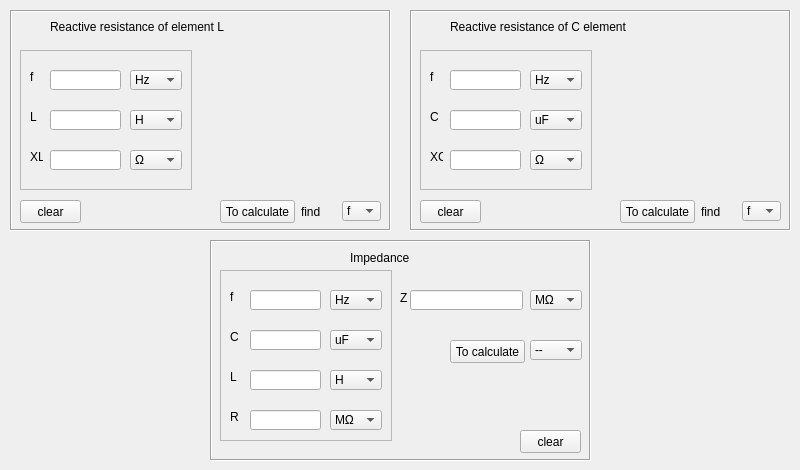
    <widget class="QWidget" name="tab_2">
     <attribute name="title">
      <string>AC</string>
     </attribute>
     <widget class="QFrame" name="frame_11">
      <property name="geometry">
       <rect>
        <x>210</x>
        <y>240</y>
        <width>381</width>
        <height>221</height>
       </rect>
      </property>
      <property name="frameShape">
       <enum>QFrame::Box</enum>
      </property>
      <property name="frameShadow">
       <enum>QFrame::Sunken</enum>
      </property>
      <widget class="QLabel" name="label_35">
       <property name="geometry">
        <rect>
         <x>140</x>
         <y>10</y>
         <width>131</width>
         <height>16</height>
        </rect>
       </property>
       <property name="text">
        <string>Impedance</string>
       </property>
      </widget>
      <widget class="QFrame" name="frame_12">
       <property name="geometry">
        <rect>
         <x>10</x>
         <y>30</y>
         <width>172</width>
         <height>171</height>
        </rect>
       </property>
       <property name="frameShape">
        <enum>QFrame::StyledPanel</enum>
       </property>
       <property name="frameShadow">
        <enum>QFrame::Raised</enum>
       </property>
       <widget class="QLabel" name="label_36">
        <property name="geometry">
         <rect>
          <x>10</x>
          <y>20</y>
          <width>13</width>
          <height>13</height>
         </rect>
        </property>
        <property name="text">
         <string>f</string>
        </property>
       </widget>
       <widget class="QLabel" name="label_37">
        <property name="geometry">
         <rect>
          <x>10</x>
          <y>100</y>
          <width>13</width>
          <height>13</height>
         </rect>
        </property>
        <property name="text">
         <string>L</string>
        </property>
       </widget>
       <widget class="QLineEdit" name="line_Zf">
        <property name="geometry">
         <rect>
          <x>30</x>
          <y>20</y>
          <width>71</width>
          <height>20</height>
         </rect>
        </property>
       </widget>
       <widget class="QComboBox" name="val_Zf">
        <property name="geometry">
         <rect>
          <x>110</x>
          <y>20</y>
          <width>52</width>
          <height>20</height>
         </rect>
        </property>
        <property name="currentIndex">
         <number>2</number>
        </property>
        <item>
         <property name="text">
          <string>MHz</string>
         </property>
        </item>
        <item>
         <property name="text">
          <string>kHz</string>
         </property>
        </item>
        <item>
         <property name="text">
          <string>Hz</string>
         </property>
        </item>
       </widget>
       <widget class="QLineEdit" name="line_ZC">
        <property name="geometry">
         <rect>
          <x>30</x>
          <y>60</y>
          <width>71</width>
          <height>20</height>
         </rect>
        </property>
       </widget>
       <widget class="QLabel" name="label_38">
        <property name="geometry">
         <rect>
          <x>10</x>
          <y>60</y>
          <width>13</width>
          <height>13</height>
         </rect>
        </property>
        <property name="text">
         <string>C</string>
        </property>
       </widget>
       <widget class="QLineEdit" name="line_ZL">
        <property name="geometry">
         <rect>
          <x>30</x>
          <y>100</y>
          <width>71</width>
          <height>20</height>
         </rect>
        </property>
       </widget>
       <widget class="QComboBox" name="val_Zr">
        <property name="geometry">
         <rect>
          <x>110</x>
          <y>140</y>
          <width>52</width>
          <height>20</height>
         </rect>
        </property>
        <property name="currentIndex">
         <number>0</number>
        </property>
        <item>
         <property name="text">
          <string>МΩ</string>
         </property>
        </item>
        <item>
         <property name="text">
          <string>kΩ</string>
         </property>
        </item>
        <item>
         <property name="text">
          <string>Ω</string>
         </property>
        </item>
        <item>
         <property name="text">
          <string>mΩ</string>
         </property>
        </item>
        <item>
         <property name="text">
          <string>uΩ</string>
         </property>
        </item>
       </widget>
       <widget class="QLineEdit" name="line_ZR">
        <property name="geometry">
         <rect>
          <x>30</x>
          <y>140</y>
          <width>71</width>
          <height>20</height>
         </rect>
        </property>
       </widget>
       <widget class="QLabel" name="label_39">
        <property name="geometry">
         <rect>
          <x>10</x>
          <y>140</y>
          <width>13</width>
          <height>13</height>
         </rect>
        </property>
        <property name="text">
         <string>R</string>
        </property>
       </widget>
       <widget class="QComboBox" name="val_Zc">
        <property name="geometry">
         <rect>
          <x>110</x>
          <y>60</y>
          <width>52</width>
          <height>20</height>
         </rect>
        </property>
        <property name="currentIndex">
         <number>2</number>
        </property>
        <item>
         <property name="text">
          <string>F</string>
         </property>
        </item>
        <item>
         <property name="text">
          <string>mF</string>
         </property>
        </item>
        <item>
         <property name="text">
          <string>uF</string>
         </property>
        </item>
        <item>
         <property name="text">
          <string>nF</string>
         </property>
        </item>
        <item>
         <property name="text">
          <string>pF</string>
         </property>
        </item>
       </widget>
       <widget class="QComboBox" name="val_Zl">
        <property name="geometry">
         <rect>
          <x>110</x>
          <y>100</y>
          <width>52</width>
          <height>20</height>
         </rect>
        </property>
        <property name="currentIndex">
         <number>0</number>
        </property>
        <item>
         <property name="text">
          <string>H</string>
         </property>
        </item>
        <item>
         <property name="text">
          <string>mH</string>
         </property>
        </item>
        <item>
         <property name="text">
          <string>uH</string>
         </property>
        </item>
       </widget>
      </widget>
      <widget class="QPushButton" name="bfind_Z">
       <property name="geometry">
        <rect>
         <x>240</x>
         <y>100</y>
         <width>75</width>
         <height>23</height>
        </rect>
       </property>
       <property name="text">
        <string>To calculate</string>
       </property>
      </widget>
      <widget class="QLineEdit" name="line_Z">
       <property name="geometry">
        <rect>
         <x>200</x>
         <y>50</y>
         <width>113</width>
         <height>20</height>
        </rect>
       </property>
      </widget>
      <widget class="QLabel" name="label_34">
       <property name="geometry">
        <rect>
         <x>190</x>
         <y>50</y>
         <width>16</width>
         <height>16</height>
        </rect>
       </property>
       <property name="text">
        <string>Z</string>
       </property>
      </widget>
      <widget class="QPushButton" name="c1_8">
       <property name="geometry">
        <rect>
         <x>310</x>
         <y>190</y>
         <width>61</width>
         <height>23</height>
        </rect>
       </property>
       <property name="text">
        <string>clear</string>
       </property>
      </widget>
      <widget class="QComboBox" name="pos_z">
       <property name="geometry">
        <rect>
         <x>320</x>
         <y>100</y>
         <width>52</width>
         <height>20</height>
        </rect>
       </property>
       <property name="currentIndex">
        <number>0</number>
       </property>
       <item>
        <property name="text">
         <string>--</string>
        </property>
       </item>
       <item>
        <property name="text">
         <string>||</string>
        </property>
       </item>
      </widget>
      <widget class="QComboBox" name="find_Z">
       <property name="geometry">
        <rect>
         <x>320</x>
         <y>50</y>
         <width>52</width>
         <height>20</height>
        </rect>
       </property>
       <property name="currentIndex">
        <number>0</number>
       </property>
       <item>
        <property name="text">
         <string>МΩ</string>
        </property>
       </item>
       <item>
        <property name="text">
         <string>kΩ</string>
        </property>
       </item>
       <item>
        <property name="text">
         <string>Ω</string>
        </property>
       </item>
       <item>
        <property name="text">
         <string>mΩ</string>
        </property>
       </item>
       <item>
        <property name="text">
         <string>uΩ</string>
        </property>
       </item>
      </widget>
     </widget>
     <widget class="QFrame" name="frame_14">
      <property name="geometry">
       <rect>
        <x>10</x>
        <y>10</y>
        <width>381</width>
        <height>221</height>
       </rect>
      </property>
      <property name="frameShape">
       <enum>QFrame::Box</enum>
      </property>
      <property name="frameShadow">
       <enum>QFrame::Sunken</enum>
      </property>
      <widget class="QLabel" name="label_8">
       <property name="geometry">
        <rect>
         <x>220</x>
         <y>70</y>
         <width>141</width>
         <height>70</height>
        </rect>
       </property>
       <property name="text">
        <string/>
       </property>
       <property name="pixmap">
        <pixmap>res/R_L.bmp</pixmap>
       </property>
      </widget>
      <widget class="QLabel" name="label_42">
       <property name="geometry">
        <rect>
         <x>40</x>
         <y>10</y>
         <width>277</width>
         <height>13</height>
        </rect>
       </property>
       <property name="text">
        <string>Reactive resistance of element L</string>
       </property>
      </widget>
      <widget class="QFrame" name="frame_15">
       <property name="geometry">
        <rect>
         <x>10</x>
         <y>40</y>
         <width>172</width>
         <height>140</height>
        </rect>
       </property>
       <property name="frameShape">
        <enum>QFrame::StyledPanel</enum>
       </property>
       <property name="frameShadow">
        <enum>QFrame::Raised</enum>
       </property>
       <widget class="QLabel" name="label_43">
        <property name="geometry">
         <rect>
          <x>10</x>
          <y>20</y>
          <width>13</width>
          <height>13</height>
         </rect>
        </property>
        <property name="text">
         <string>f</string>
        </property>
       </widget>
       <widget class="QLabel" name="label_44">
        <property name="geometry">
         <rect>
          <x>10</x>
          <y>100</y>
          <width>13</width>
          <height>13</height>
         </rect>
        </property>
        <property name="text">
         <string>XL</string>
        </property>
       </widget>
       <widget class="QLineEdit" name="line_Lf">
        <property name="geometry">
         <rect>
          <x>30</x>
          <y>20</y>
          <width>71</width>
          <height>20</height>
         </rect>
        </property>
       </widget>
       <widget class="QComboBox" name="val_Lf">
        <property name="geometry">
         <rect>
          <x>110</x>
          <y>20</y>
          <width>52</width>
          <height>20</height>
         </rect>
        </property>
        <property name="currentIndex">
         <number>2</number>
        </property>
        <item>
         <property name="text">
          <string>MHz</string>
         </property>
        </item>
        <item>
         <property name="text">
          <string>kHz</string>
         </property>
        </item>
        <item>
         <property name="text">
          <string>Hz</string>
         </property>
        </item>
       </widget>
       <widget class="QComboBox" name="val_Lr">
        <property name="geometry">
         <rect>
          <x>110</x>
          <y>100</y>
          <width>52</width>
          <height>20</height>
         </rect>
        </property>
        <property name="currentIndex">
         <number>2</number>
        </property>
        <item>
         <property name="text">
          <string>МΩ</string>
         </property>
        </item>
        <item>
         <property name="text">
          <string>kΩ</string>
         </property>
        </item>
        <item>
         <property name="text">
          <string>Ω</string>
         </property>
        </item>
        <item>
         <property name="text">
          <string>mΩ</string>
         </property>
        </item>
        <item>
         <property name="text">
          <string>uΩ</string>
         </property>
        </item>
       </widget>
       <widget class="QComboBox" name="val_LL">
        <property name="geometry">
         <rect>
          <x>110</x>
          <y>60</y>
          <width>52</width>
          <height>20</height>
         </rect>
        </property>
        <property name="currentIndex">
         <number>0</number>
        </property>
        <item>
         <property name="text">
          <string>H</string>
         </property>
        </item>
        <item>
         <property name="text">
          <string>mH</string>
         </property>
        </item>
        <item>
         <property name="text">
          <string>uH</string>
         </property>
        </item>
       </widget>
       <widget class="QLineEdit" name="line_LL">
        <property name="geometry">
         <rect>
          <x>30</x>
          <y>60</y>
          <width>71</width>
          <height>20</height>
         </rect>
        </property>
       </widget>
       <widget class="QLabel" name="label_45">
        <property name="geometry">
         <rect>
          <x>10</x>
          <y>60</y>
          <width>13</width>
          <height>13</height>
         </rect>
        </property>
        <property name="text">
         <string>L</string>
        </property>
       </widget>
       <widget class="QLineEdit" name="line_LXL">
        <property name="geometry">
         <rect>
          <x>30</x>
          <y>100</y>
          <width>71</width>
          <height>20</height>
         </rect>
        </property>
       </widget>
      </widget>
      <widget class="QComboBox" name="find_XL">
       <property name="geometry">
        <rect>
         <x>332</x>
         <y>191</y>
         <width>39</width>
         <height>20</height>
        </rect>
       </property>
       <property name="currentIndex">
        <number>0</number>
       </property>
       <item>
        <property name="text">
         <string>f</string>
        </property>
       </item>
       <item>
        <property name="text">
         <string>L</string>
        </property>
       </item>
       <item>
        <property name="text">
         <string>XL</string>
        </property>
       </item>
      </widget>
      <widget class="QLabel" name="label_46">
       <property name="geometry">
        <rect>
         <x>291</x>
         <y>181</y>
         <width>35</width>
         <height>41</height>
        </rect>
       </property>
       <property name="text">
        <string>find</string>
       </property>
      </widget>
      <widget class="QPushButton" name="bfind_XL">
       <property name="geometry">
        <rect>
         <x>210</x>
         <y>190</y>
         <width>75</width>
         <height>23</height>
        </rect>
       </property>
       <property name="text">
        <string>To calculate</string>
       </property>
      </widget>
      <widget class="QPushButton" name="c1_6">
       <property name="geometry">
        <rect>
         <x>10</x>
         <y>190</y>
         <width>61</width>
         <height>23</height>
        </rect>
       </property>
       <property name="text">
        <string>clear</string>
       </property>
      </widget>
     </widget>
     <widget class="QFrame" name="frame_16">
      <property name="geometry">
       <rect>
        <x>410</x>
        <y>10</y>
        <width>381</width>
        <height>221</height>
       </rect>
      </property>
      <property name="frameShape">
       <enum>QFrame::Box</enum>
      </property>
      <property name="frameShadow">
       <enum>QFrame::Sunken</enum>
      </property>
      <widget class="QLabel" name="label_47">
       <property name="geometry">
        <rect>
         <x>230</x>
         <y>70</y>
         <width>133</width>
         <height>70</height>
        </rect>
       </property>
       <property name="text">
        <string/>
       </property>
       <property name="pixmap">
        <pixmap>res/r_cp.bmp</pixmap>
       </property>
      </widget>
      <widget class="QLabel" name="label_48">
       <property name="geometry">
        <rect>
         <x>40</x>
         <y>10</y>
         <width>277</width>
         <height>13</height>
        </rect>
       </property>
       <property name="text">
        <string>Reactive resistance of C element</string>
       </property>
      </widget>
      <widget class="QFrame" name="frame_17">
       <property name="geometry">
        <rect>
         <x>10</x>
         <y>40</y>
         <width>172</width>
         <height>140</height>
        </rect>
       </property>
       <property name="frameShape">
        <enum>QFrame::StyledPanel</enum>
       </property>
       <property name="frameShadow">
        <enum>QFrame::Raised</enum>
       </property>
       <widget class="QLabel" name="label_49">
        <property name="geometry">
         <rect>
          <x>10</x>
          <y>20</y>
          <width>13</width>
          <height>13</height>
         </rect>
        </property>
        <property name="text">
         <string>f</string>
        </property>
       </widget>
       <widget class="QLabel" name="label_50">
        <property name="geometry">
         <rect>
          <x>10</x>
          <y>100</y>
          <width>13</width>
          <height>13</height>
         </rect>
        </property>
        <property name="text">
         <string>XC</string>
        </property>
       </widget>
       <widget class="QLineEdit" name="line_cpf">
        <property name="geometry">
         <rect>
          <x>30</x>
          <y>20</y>
          <width>71</width>
          <height>20</height>
         </rect>
        </property>
       </widget>
       <widget class="QComboBox" name="val_cpr">
        <property name="geometry">
         <rect>
          <x>110</x>
          <y>100</y>
          <width>52</width>
          <height>20</height>
         </rect>
        </property>
        <property name="currentIndex">
         <number>2</number>
        </property>
        <item>
         <property name="text">
          <string>МΩ</string>
         </property>
        </item>
        <item>
         <property name="text">
          <string>kΩ</string>
         </property>
        </item>
        <item>
         <property name="text">
          <string>Ω</string>
         </property>
        </item>
        <item>
         <property name="text">
          <string>mΩ</string>
         </property>
        </item>
        <item>
         <property name="text">
          <string>uΩ</string>
         </property>
        </item>
       </widget>
       <widget class="QLineEdit" name="line_cpc">
        <property name="geometry">
         <rect>
          <x>30</x>
          <y>60</y>
          <width>71</width>
          <height>20</height>
         </rect>
        </property>
       </widget>
       <widget class="QLabel" name="label_51">
        <property name="geometry">
         <rect>
          <x>10</x>
          <y>60</y>
          <width>13</width>
          <height>13</height>
         </rect>
        </property>
        <property name="text">
         <string>C</string>
        </property>
       </widget>
       <widget class="QLineEdit" name="line_cpXC">
        <property name="geometry">
         <rect>
          <x>30</x>
          <y>100</y>
          <width>71</width>
          <height>20</height>
         </rect>
        </property>
       </widget>
       <widget class="QComboBox" name="val_cpC">
        <property name="geometry">
         <rect>
          <x>110</x>
          <y>60</y>
          <width>52</width>
          <height>20</height>
         </rect>
        </property>
        <property name="currentIndex">
         <number>2</number>
        </property>
        <item>
         <property name="text">
          <string>F</string>
         </property>
        </item>
        <item>
         <property name="text">
          <string>mF</string>
         </property>
        </item>
        <item>
         <property name="text">
          <string>uF</string>
         </property>
        </item>
        <item>
         <property name="text">
          <string>nF</string>
         </property>
        </item>
        <item>
         <property name="text">
          <string>pF</string>
         </property>
        </item>
       </widget>
       <widget class="QComboBox" name="val_cpf">
        <property name="geometry">
         <rect>
          <x>110</x>
          <y>20</y>
          <width>52</width>
          <height>20</height>
         </rect>
        </property>
        <property name="currentIndex">
         <number>2</number>
        </property>
        <item>
         <property name="text">
          <string>MHz</string>
         </property>
        </item>
        <item>
         <property name="text">
          <string>kHz</string>
         </property>
        </item>
        <item>
         <property name="text">
          <string>Hz</string>
         </property>
        </item>
       </widget>
      </widget>
      <widget class="QComboBox" name="find_XC">
       <property name="geometry">
        <rect>
         <x>332</x>
         <y>191</y>
         <width>39</width>
         <height>20</height>
        </rect>
       </property>
       <property name="currentIndex">
        <number>0</number>
       </property>
       <item>
        <property name="text">
         <string>f</string>
        </property>
       </item>
       <item>
        <property name="text">
         <string>C</string>
        </property>
       </item>
       <item>
        <property name="text">
         <string>XC</string>
        </property>
       </item>
      </widget>
      <widget class="QLabel" name="label_52">
       <property name="geometry">
        <rect>
         <x>291</x>
         <y>181</y>
         <width>35</width>
         <height>41</height>
        </rect>
       </property>
       <property name="text">
        <string>find</string>
       </property>
      </widget>
      <widget class="QPushButton" name="bfind_XC">
       <property name="geometry">
        <rect>
         <x>210</x>
         <y>190</y>
         <width>75</width>
         <height>23</height>
        </rect>
       </property>
       <property name="text">
        <string>To calculate</string>
       </property>
      </widget>
      <widget class="QPushButton" name="c1_7">
       <property name="geometry">
        <rect>
         <x>10</x>
         <y>190</y>
         <width>61</width>
         <height>23</height>
        </rect>
       </property>
       <property name="text">
        <string>clear</string>
       </property>
      </widget>
     </widget>
    </widget>
